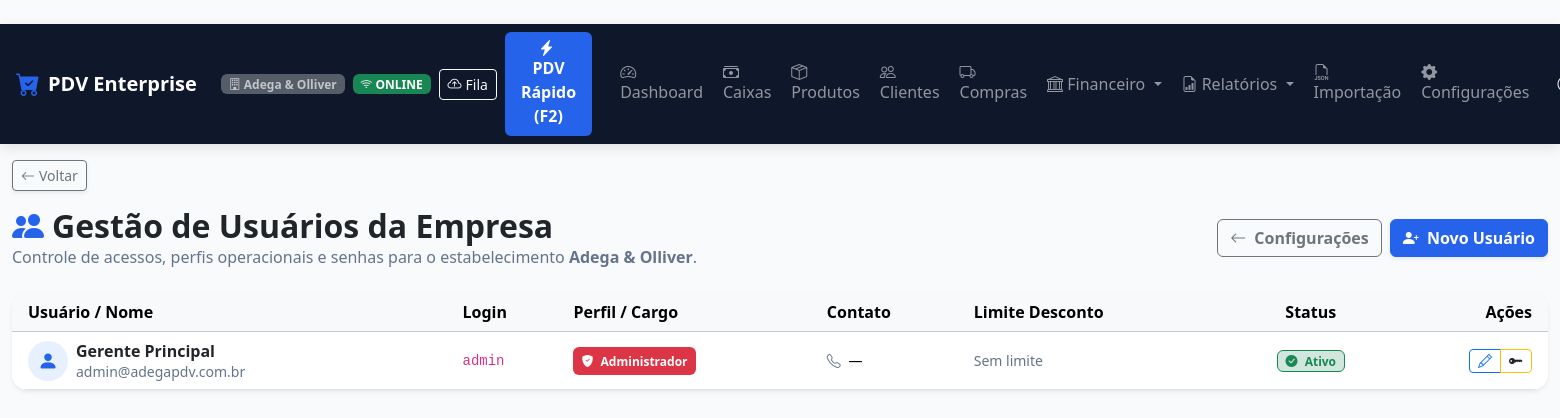
The app's page /cadastro/ (signed in) with its own data.
### apps/usuarios/models.py (models this page shows, shortened)
class Usuario(AbstractUser):
    CARGO_CHOICES = [
        ('ADMIN', 'Administrador'),
        ('GERENTE', 'Gerente'),
        ('OPERADOR', 'Operador de Caixa'),
        ('ESTOQUISTA', 'Estoquista'),
        ('FINANCEIRO', 'Financeiro'),
    ]
    empresa = models.ForeignKey(
        'empresas.Empresa',
        on_delete=models.CASCADE,
        related_name='usuarios',
        verbose_name='Empresa',
        null=True,
        blank=True
    )
    cargo = models.CharField('Cargo', max_length=20, choices=CARGO_CHOICES, default='OPERADOR')
    pin_caixa = models.CharField('PIN de Caixa (4 a 6 dígitos)', max_length=10, blank=True)
    telefone = models.CharField('Telefone', max_length=20, blank=True)
    limite_desconto_pct = models.DecimalField(
        'Limite de Desconto (%)', max_digits=5, decimal_places=2, default=0.00,
        help_text='Percentual máximo de desconto que este usuário pode aplicar (0 = sem limite definido).'
    )
    class Meta:
        verbose_name = 'Usuário'
        verbose_name_plural = 'Usuários'
    @property
    def is_admin(self):
        return self.cargo == 'ADMIN' or self.is_superuser
    @property
    def is_administrador(self):
        return self.is_admin
    @property
    def pode_visualizar_auditoria(self):
        return self.cargo in ('ADMIN', 'GERENTE') or self.is_superuser

### apps/empresas/models.py (models this page shows, shortened)
class Empresa(models.Model):
    razao_social = models.CharField('Razão Social', max_length=200, blank=True, default='')
    nome_fantasia = models.CharField('Nome Fantasia', max_length=200, blank=True, default='')
    cnpj = models.CharField('CNPJ', max_length=20, unique=True)
    inscricao_estadual = models.CharField('Inscrição Estadual', max_length=50, blank=True)
    telefone = models.CharField('Telefone', max_length=20, blank=True)
    whatsapp = models.CharField('WhatsApp', max_length=20, blank=True)
    email = models.EmailField('E-mail', blank=True)
    endereco = models.CharField('Endereço Completo', max_length=255, blank=True)
    cidade = models.CharField('Cidade', max_length=100, blank=True)
    estado = models.CharField('Estado (UF)', max_length=2, blank=True)
    logo = models.ImageField('Logo da Empresa', upload_to='logos/', null=True, blank=True)
    cor_fundo_cabecalho = models.CharField('Cor Fundo Cabeçalho', max_length=20, default='#dc2626')
    cor_texto_cabecalho = models.CharField('Cor Texto Cabeçalho', max_length=20, default='#ffffff')
    cor_destaque = models.CharField('Cor de Destaque', max_length=20, default='#16a34a')
    cor_fundo_geral = models.CharField('Cor Fundo Geral', max_length=20, default='#f8fafc')
    cor_fundo_paineis = models.CharField('Cor Fundo Painéis', max_length=20, default='#ffffff')
    ativo = models.BooleanField('Ativo', default=True)
    created_at = models.DateTimeField('Criado em', auto_now_add=True)
    updated_at = models.DateTimeField('Atualizado em', auto_now=True)
    class Meta:
        verbose_name = 'Empresa'
        verbose_name_plural = 'Empresas'

### apps/usuarios/views.py (the view)
# urls.py: path('', usuarios_list_view, name='usuarios_list'),
@login_required
@cargo_required('ADMIN')
def usuarios_list_view(request):
    empresa = request.tenant or request.user.empresa
    usuarios = Usuario.objects.filter(empresa=empresa).order_by('-is_active', 'first_name', 'username')
    return render(request, 'usuarios/list.html', {
        'usuarios': usuarios,
        'empresa': empresa,
    })

### templates/usuarios/list.html (shortened to what this page needs)
﻿{% extends 'base.html' %}
{% block content %}
<div class="row mb-4">
    <div class="col-12 d-flex justify-content-between align-items-center flex-wrap gap-2">
        <div>
            <h2 class="fw-bold text-dark mb-0"><i class="bi bi-people-fill text-primary me-2"></i>Gestão de Usuários da Empresa</h2>
            <p class="text-muted mb-0">Controle de acessos, perfis operacionais e senhas para o estabelecimento <strong>{{ empresa.nome_fantasia|default:empresa.razao_social }}</strong>.</p>
        </div>
        <div class="d-flex gap-2">
            <a href="{% url 'configuracoes' %}" class="btn btn-outline-secondary fw-bold">
                <i class="bi bi-arrow-left me-1"></i> Configurações
            </a>
            <a href="{% url 'usuario_novo' %}" class="btn btn-primary fw-bold shadow-sm">
                <i class="bi bi-person-plus-fill me-1"></i> Novo Usuário
            </a>
        </div>
    </div>
</div>
<div class="card card-custom p-0 border-0 shadow-sm rounded-4 overflow-hidden mb-4">
    <div class="table-responsive">
        <table class="table table-hover align-middle mb-0">
            <thead class="table-light">
                <tr>
                    <th class="ps-3">Usuário / Nome</th>
                    <th>Login</th>
                    <th>Perfil / Cargo</th>
                    <th>Contato</th>
                    <th>Limite Desconto</th>
                    <th class="text-center">Status</th>
                    <th class="text-end pe-3">Ações</th>
                </tr>
            </thead>
            <tbody>
                {% for u in usuarios %}
                <tr class="{% if not u.is_active %}table-secondary opacity-75{% endif %}">
                    <td class="ps-3">
                        <div class="d-flex align-items-center gap-2">
                            <div class="rounded-circle bg-primary bg-opacity-10 text-primary p-2 d-flex align-items-center justify-content-center" style="width: 40px; height: 40px;">
                                <i class="bi bi-person-fill fs-5"></i>
                            </div>
                            <div>
                                <strong class="d-block text-dark">{{ u.get_full_name|default:u.username }}</strong>
                                <small class="text-muted">{{ u.email|default:"Sem e-mail" }}</small>
                            </div>
                        </div>
                    </td>
                    <td><code>{{ u.username }}</code></td>
                    <td>
                        {% if u.cargo == 'ADMIN' %}
                            <span class="badge bg-danger p-2"><i class="bi bi-shield-fill-check me-1"></i> Administrador</span>
                        {% elif u.cargo == 'GERENTE' %}
                            <span class="badge bg-primary p-2"><i class="bi bi-person-badge me-1"></i> Gerente</span>
                        {% elif u.cargo == 'OPERADOR' %}
                            <span class="badge bg-success p-2"><i class="bi bi-cart me-1"></i> Operador de Caixa</span>
                        {% elif u.cargo == 'ESTOQUISTA' %}
                            <span class="badge bg-warning text-dark p-2"><i class="bi bi-box-seam me-1"></i> Estoquista</span>
                        {% else %}
                            <span class="badge bg-info text-dark p-2"><i class="bi bi-bank me-1"></i> Financeiro</span>
                        {% endif %}
                    </td>
                    <td>
                        <small class="d-block"><i class="bi bi-telephone text-muted me-1"></i> {{ u.telefone|default:"—" }}</small>
                    </td>
                    <td>
                        {% if u.limite_desconto_pct > 0 %}
                            <span class="badge bg-light text-dark border">{{ u.limite_desconto_pct }}%</span>
                        {% else %}
                            <span class="text-muted small">Sem limite</span>
                        {% endif %}
                    </td>
                    <td class="text-center">
                        {% if u.is_active %}
                            <span class="badge bg-success-subtle text-success border border-success px-2 py-1"><i class="bi bi-check-circle-fill me-1"></i> Ativo</span>
                        {% else %}
                            <span class="badge bg-danger-subtle text-danger border border-danger px-2 py-1"><i class="bi bi-dash-circle-fill me-1"></i> Inativo</span>
                        {% endif %}
                    </td>
                    <td class="text-end pe-3">
                        <div class="btn-group btn-group-sm">
                            <a href="{% url 'usuario_editar' u.id %}" class="btn btn-outline-primary" title="Editar Usuário">
                                <i class="bi bi-pencil"></i>
                            </a>
                            <a href="{% url 'usuario_redefinir_senha' u.id %}" class="btn btn-outline-warning text-dark" title="Redefinir Senha">
                                <i class="bi bi-key-fill"></i>
                            </a>
                        </div>
                    </td>
                </tr>
                {% endfor %}
            </tbody>
        </table>
    </div>
</div>
{% endblock %}

### templates/components/navbar.html (shortened to what this page needs)
{% if request.resolver_match.url_name == 'pdv_front' %}
<nav class="navbar navbar-expand navbar-dark navbar-custom sticky-top px-3">
    <div class="container-fluid p-0 d-flex justify-content-between align-items-center">
        <div class="d-flex align-items-center gap-2">
            <a class="navbar-brand fw-bold text-white d-flex align-items-center gap-2 mb-0" href="{% url 'dashboard' %}">
                <i class="bi bi-cart-check-fill text-primary fs-4"></i>
                <span>PDV Enterprise</span>
            </a>
            <span class="badge bg-secondary opacity-75 d-none d-md-inline-block">
                <i class="bi bi-building"></i> {{ request.user.empresa.nome_fantasia|default:"Multiempresa" }}
            </span>
            <span id="network-status-badge" class="badge bg-success ms-1">
                <i class="bi bi-wifi"></i> ONLINE
            </span>
            <button class="btn btn-sm btn-outline-light ms-1 d-flex align-items-center gap-1" type="button" onclick="abrirModalFilaOffline()" title="Ver Fila de Vendas Offline">
                <i class="bi bi-cloud-arrow-up"></i> <span class="d-none d-sm-inline">Fila</span>
                <span id="sync-status-badge" class="badge bg-warning text-dark" style="display:none;">0</span>
            </button>
        </div>
        <div class="d-flex align-items-center gap-2">
            <a href="{% url 'dashboard' %}" class="btn btn-outline-light btn-sm fw-bold d-flex align-items-center gap-1" title="Ir para o Dashboard / Tela Inicial">
                <i class="bi bi-house-door-fill text-warning"></i> <span>Início</span>
            </a>
            <a href="{% url 'caixas_list' %}" class="btn btn-warning btn-sm fw-bold d-flex align-items-center gap-1 text-dark" title="Ir para o Módulo de Caixa">
                <i class="bi bi-cash-stack"></i> <span>Caixa</span>
            </a>
            <div class="dropdown ms-2">
                <a class="nav-link dropdown-toggle fw-semibold text-light py-1 px-2 border border-secondary rounded" href="#" data-bs-toggle="dropdown">
                    <i class="bi bi-person-circle me-1"></i> {{ user.get_full_name|default:user.username }}
                </a>
                <ul class="dropdown-menu dropdown-menu-end shadow">
                    <li><span class="dropdown-item-text text-muted small">Cargo: {{ user.get_cargo_display }}</span></li>
                    <li><hr class="dropdown-divider"></li>
                    <li><a class="dropdown-item text-danger" href="{% url 'logout' %}"><i class="bi bi-box-arrow-right me-2"></i>Sair</a></li>
                </ul>
            </div>
        </div>
    </div>
</nav>
{% else %}
<nav class="navbar navbar-expand-lg navbar-dark navbar-custom sticky-top px-3">
    <a class="navbar-brand fw-bold text-white d-flex align-items-center gap-2" href="{% url 'dashboard' %}">
        <i class="bi bi-cart-check-fill text-primary fs-4"></i>
        <span>PDV Enterprise</span>
    </a>
    <span class="badge bg-secondary ms-2 opacity-75 d-none d-md-inline-block">
        <i class="bi bi-building"></i> {{ request.user.empresa.nome_fantasia|default:"Multiempresa" }}
    </span>
    <span id="network-status-badge" class="badge bg-success ms-2">
        <i class="bi bi-wifi"></i> ONLINE
    </span>
    <button class="btn btn-sm btn-outline-light ms-2 d-flex align-items-center gap-1" type="button" onclick="abrirModalFilaOffline()" title="Ver Fila de Vendas Offline">
        <i class="bi bi-cloud-arrow-up"></i> <span class="d-none d-sm-inline">Fila</span>
    </button>
    <div class="collapse navbar-collapse" id="navbarNav">
        <ul class="navbar-nav ms-auto align-items-center gap-1">
            <li class="nav-item">
                <a class="nav-link btn btn-primary text-white fw-bold px-3 ms-2 me-3" href="{% url 'pdv_front' %}">
                    <i class="bi bi-lightning-charge-fill me-1"></i> PDV Rápido (F2)
                </a>
            </li>
            <li class="nav-item">
                <a class="nav-link" href="{% url 'dashboard' %}"><i class="bi bi-speedometer2"></i> Dashboard</a>
            </li>
            <li class="nav-item">
                <a class="nav-link" href="{% url 'caixas_list' %}"><i class="bi bi-cash-stack"></i> Caixas</a>
            </li>
            <li class="nav-item">
                <a class="nav-link" href="{% url 'produtos_list' %}"><i class="bi bi-box-seam"></i> Produtos</a>
            </li>
            <li class="nav-item">
                <a class="nav-link" href="{% url 'clientes_list' %}"><i class="bi bi-people"></i> Clientes</a>
            </li>
            <li class="nav-item">
                <a class="nav-link" href="{% url 'compras_list' %}"><i class="bi bi-truck"></i> Compras</a>
            </li>
            <li class="nav-item dropdown">
                <a class="nav-link dropdown-toggle" href="#" id="finDropdown" role="button" data-bs-toggle="dropdown">
                    <i class="bi bi-bank"></i> Financeiro
                </a>
            </li>
            <li class="nav-item dropdown">
                <a class="nav-link dropdown-toggle" href="#" id="relatDropdown" role="button" data-bs-toggle="dropdown">
                    <i class="bi bi-file-earmark-bar-graph"></i> Relatórios
                </a>
            </li>
            <li class="nav-item">
                <a class="nav-link" href="{% url 'importacao_hub' %}" title="Importação de Dados JSON">
                    <i class="bi bi-filetype-json"></i> <span class="d-lg-none d-xl-inline">Importação</span>
                </a>
            </li>
            <li class="nav-item">
                <a class="nav-link" href="{% url 'configuracoes' %}" title="Configurações do Sistema">
                    <i class="bi bi-gear-fill"></i> <span class="d-lg-none d-xl-inline">Configurações</span>
                </a>
            </li>
            <li class="nav-item dropdown ms-2">
                <a class="nav-link dropdown-toggle fw-semibold text-light" href="#" data-bs-toggle="dropdown">
                    <i class="bi bi-person-circle"></i> {{ user.get_full_name|default:user.username }}
                </a>
            </li>
        </ul>
    </div>
</nav>
{% endif %}

### records on screen
Usuario: user.empresa.nome_fantasia "Adega & Olliver", get_full_name "Gerente Principal", email "admin@adegapdv.com.br", username "admin", cargo "ADMIN" (drawn), telefone "—", limite_desconto_pct "Sem limite", is_active True (drawn)
Empresa: nome_fantasia "Adega & Olliver"
